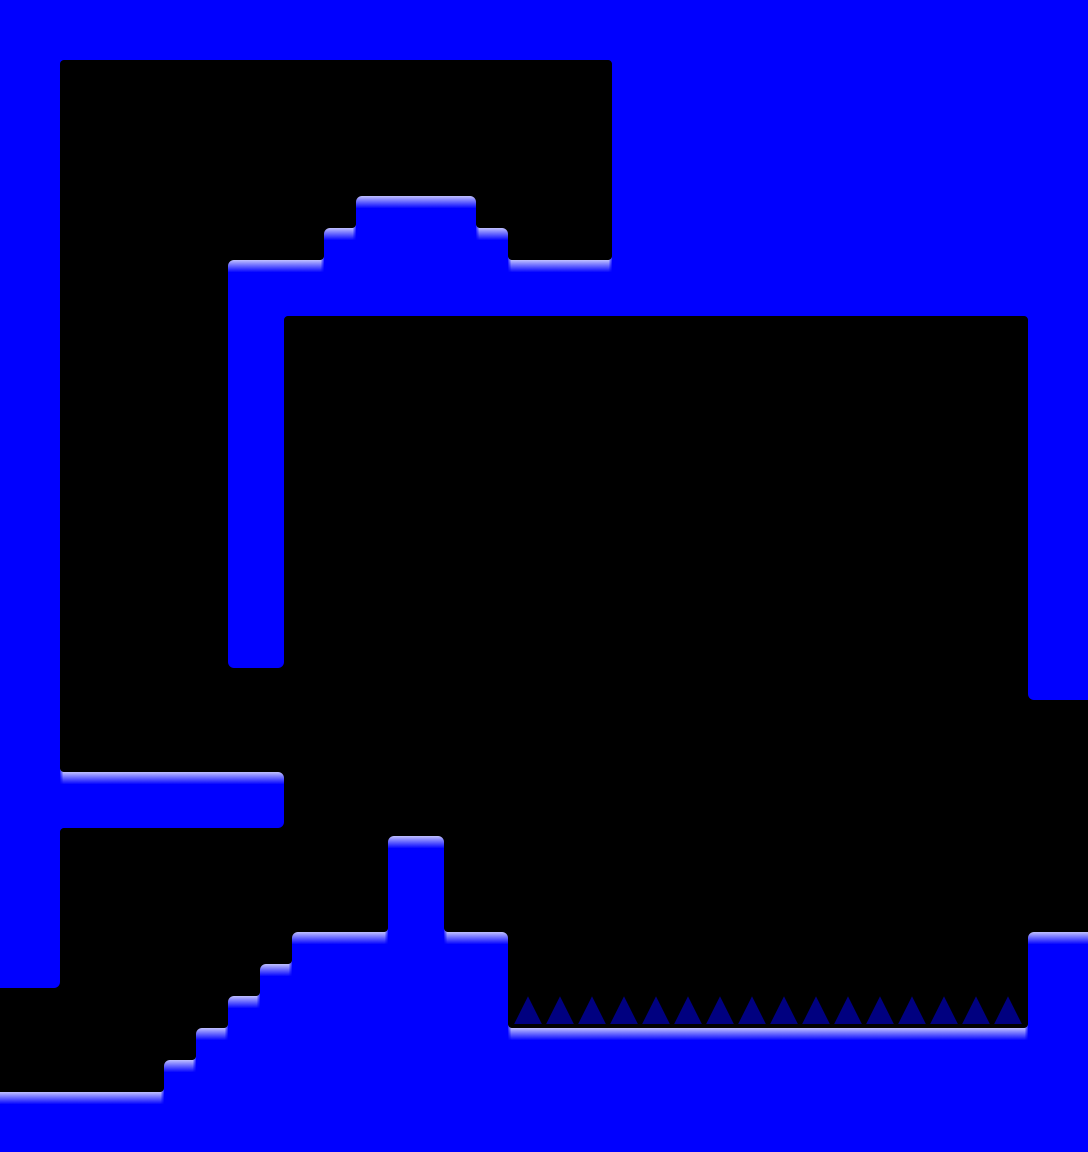

This is a level from a 2D game, rendered from its Tiled map with the project's own tilesets. A one-line summary and the complete map file follow:
An orthogonal 34x36 tile map with 32x32 px tiles, 1 tile layer (main-layer) and 4 objects (background::Parallax, collectibles::Powerup, left, right).

<map version="1.0" orientation="orthogonal" renderorder="right-down" width="34" height="36" tilewidth="32" tileheight="32" nextobjectid="13">
 <properties>
  <property name="tileset" value="level1" />
 </properties>
 <tileset firstgid="1" name="tilemap1" tilewidth="32" tileheight="32" tilecount="20" columns="5">
  <image source="tilemap1.png" width="160" height="128" />
  <terraintypes>
   <terrain name="terrain" tile="-1" />
  </terraintypes>
  <tile id="0" terrain=",,,0" />
  <tile id="1" terrain=",,0,0" />
  <tile id="2" terrain=",,0," />
  <tile id="3" terrain=",0,0,0" />
  <tile id="4" terrain="0,,0,0" />
  <tile id="5" terrain=",0,,0" />
  <tile id="6" terrain="0,0,0,0" />
  <tile id="7" terrain="0,,0," />
  <tile id="8" terrain="0,0,,0" />
  <tile id="9" terrain="0,0,0," />
  <tile id="10" terrain=",0,," />
  <tile id="11" terrain="0,0,," />
  <tile id="12" terrain="0,,," />
 </tileset>
 <layer name="main-layer" width="34" height="36">
  <data encoding="csv">
7,7,7,7,7,7,7,7,7,7,7,7,7,7,7,7,7,7,7,7,7,7,7,7,7,7,7,7,7,7,7,7,7,7,
7,10,12,12,12,12,12,12,12,12,12,12,12,12,12,12,12,12,12,9,7,7,7,7,7,7,7,7,7,7,7,7,7,7,
7,8,0,0,0,0,0,0,0,0,0,0,0,0,0,0,0,0,0,6,7,7,7,7,7,7,7,7,7,7,7,7,7,7,
7,8,0,0,0,0,0,0,0,0,0,0,0,0,0,0,0,0,0,6,7,7,7,7,7,7,7,7,7,7,7,7,7,7,
7,8,0,0,0,0,0,0,0,0,0,0,0,0,0,0,0,0,0,6,7,7,7,7,7,7,7,7,7,7,7,7,7,7,
7,8,0,0,0,0,0,0,0,0,0,0,0,0,0,0,0,0,0,6,7,7,7,7,7,7,7,7,7,7,7,7,7,7,
7,8,0,0,0,0,0,0,0,0,0,1,2,2,3,0,0,0,0,6,7,7,7,7,7,7,7,7,7,7,7,7,7,7,
7,8,0,0,0,0,0,0,0,0,1,4,7,7,5,3,0,0,0,6,7,7,7,7,7,7,7,7,7,7,7,7,7,7,
7,8,0,0,0,0,0,1,2,2,4,7,7,7,7,5,2,2,2,4,7,7,7,7,7,7,7,7,7,7,7,7,7,7,
7,8,0,0,0,0,0,6,10,12,12,12,12,12,12,12,12,12,12,12,12,12,12,12,12,12,12,12,12,12,12,12,9,7,
7,8,0,0,0,0,0,6,8,0,0,0,0,0,0,0,0,0,0,0,0,0,0,0,0,0,0,0,0,0,0,0,6,7,
7,8,0,0,0,0,0,6,8,0,0,0,0,0,0,0,0,0,0,0,0,0,0,0,0,0,0,0,0,0,0,0,6,7,
7,8,0,0,0,0,0,6,8,0,0,0,0,0,0,0,0,0,0,0,0,0,0,0,0,0,0,0,0,0,0,0,6,7,
7,8,0,0,0,0,0,6,8,0,0,0,0,0,0,0,0,0,0,0,0,0,0,0,0,0,0,0,0,0,0,0,6,7,
7,8,0,0,0,0,0,6,8,0,0,0,0,0,0,0,0,0,0,0,0,0,0,0,0,0,0,0,0,0,0,0,6,7,
7,8,0,0,0,0,0,6,8,0,0,0,0,0,0,0,0,0,0,0,0,0,0,0,0,0,0,0,0,0,0,0,6,7,
7,8,0,0,0,0,0,6,8,0,0,0,0,0,0,0,0,0,0,0,0,0,0,0,0,0,0,0,0,0,0,0,6,7,
7,8,0,0,0,0,0,6,8,0,0,0,0,0,0,0,0,0,0,0,0,0,0,0,0,0,0,0,0,0,0,0,6,7,
7,8,0,0,0,0,0,6,8,0,0,0,0,0,0,0,0,0,0,0,0,0,0,0,0,0,0,0,0,0,0,0,6,7,
7,8,0,0,0,0,0,6,8,0,0,0,0,0,0,0,0,0,0,0,0,0,0,0,0,0,0,0,0,0,0,0,6,7,
7,8,0,0,0,0,0,11,13,0,0,0,0,0,0,0,0,0,0,0,0,0,0,0,0,0,0,0,0,0,0,0,6,7,
7,8,0,0,0,0,0,0,0,0,0,0,0,0,0,0,0,0,0,0,0,0,0,0,0,0,0,0,0,0,0,0,11,12,
7,8,0,0,0,0,0,0,0,0,0,0,0,0,0,0,0,0,0,0,0,0,0,0,0,0,0,0,0,0,0,0,0,0,
7,8,0,0,0,0,0,0,0,0,0,0,0,0,0,0,0,0,0,0,0,0,0,0,0,0,0,0,0,0,0,0,0,0,
7,5,2,2,2,2,2,2,3,0,0,0,0,0,0,0,0,0,0,0,0,0,0,0,0,0,0,0,0,0,0,0,0,0,
7,10,12,12,12,12,12,12,13,0,0,0,0,0,0,0,0,0,0,0,0,0,0,0,0,0,0,0,0,0,0,0,0,0,
7,8,0,0,0,0,0,0,0,0,0,0,1,3,0,0,0,0,0,0,0,0,0,0,0,0,0,0,0,0,0,0,0,0,
7,8,0,0,0,0,0,0,0,0,0,0,6,8,0,0,0,0,0,0,0,0,0,0,0,0,0,0,0,0,0,0,0,0,
7,8,0,0,0,0,0,0,0,0,0,0,6,8,0,0,0,0,0,0,0,0,0,0,0,0,0,0,0,0,0,0,0,0,
7,8,0,0,0,0,0,0,0,1,2,2,4,5,2,3,0,0,0,0,0,0,0,0,0,0,0,0,0,0,0,0,1,2,
12,13,0,0,0,0,0,0,1,4,7,7,7,7,7,8,0,0,0,0,0,0,0,0,0,0,0,0,0,0,0,0,6,7,
0,0,0,0,0,0,0,1,4,7,7,7,7,7,7,8,18,18,18,18,18,18,18,18,18,18,18,18,18,18,18,18,6,7,
0,0,0,0,0,0,1,4,7,7,7,7,7,7,7,5,2,2,2,2,2,2,2,2,2,2,2,2,2,2,2,2,4,7,
0,0,0,0,0,1,4,7,7,7,7,7,7,7,7,7,7,7,7,7,7,7,7,7,7,7,7,7,7,7,7,7,7,7,
2,2,2,2,2,4,7,7,7,7,7,7,7,7,7,7,7,7,7,7,7,7,7,7,7,7,7,7,7,7,7,7,7,7,
7,7,7,7,7,7,7,7,7,7,7,7,7,7,7,7,7,7,7,7,7,7,7,7,7,7,7,7,7,7,7,7,7,7
</data>
 </layer>
 <objectgroup name="object-layer">
  <object id="2" name="background" type="background::Parallax" x="402" y="816">
   <properties>
    <property name="factor" type="float" value="0.5" />
    <property name="name" type="file" value="background1.png" />
   </properties>
  </object>
  <object id="4" name="powerup3" type="collectibles::Powerup" x="392" y="136" width="48" height="48">
   <properties>
    <property name="level" type="int" value="3" />
   </properties>
  </object>
 </objectgroup>
 <objectgroup name="warp-layer">
  <object id="11" name="0 -&gt; 1.1" type="left" x="0" y="992" width="64" height="96" />
  <object id="12" name="1 -&gt; 3.0" type="right" x="1024" y="706" width="64" height="224" />
 </objectgroup>
</map>